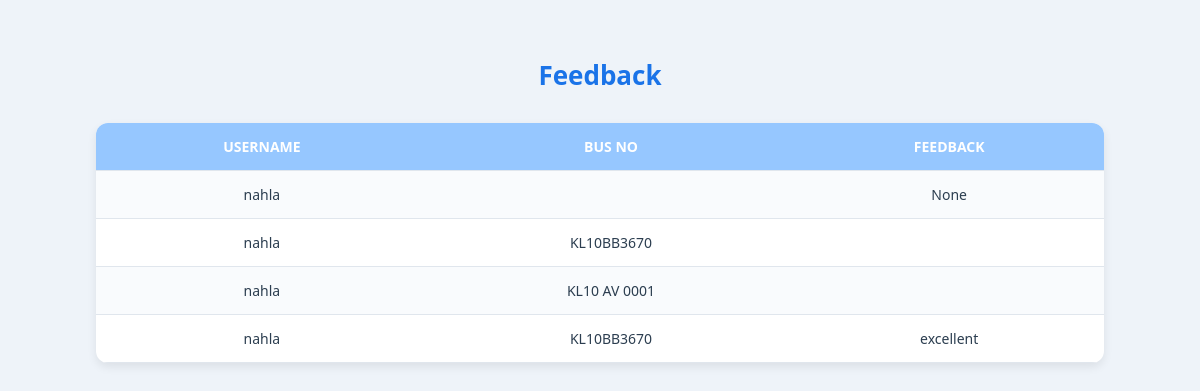
The app's page /FeedBack, older data.
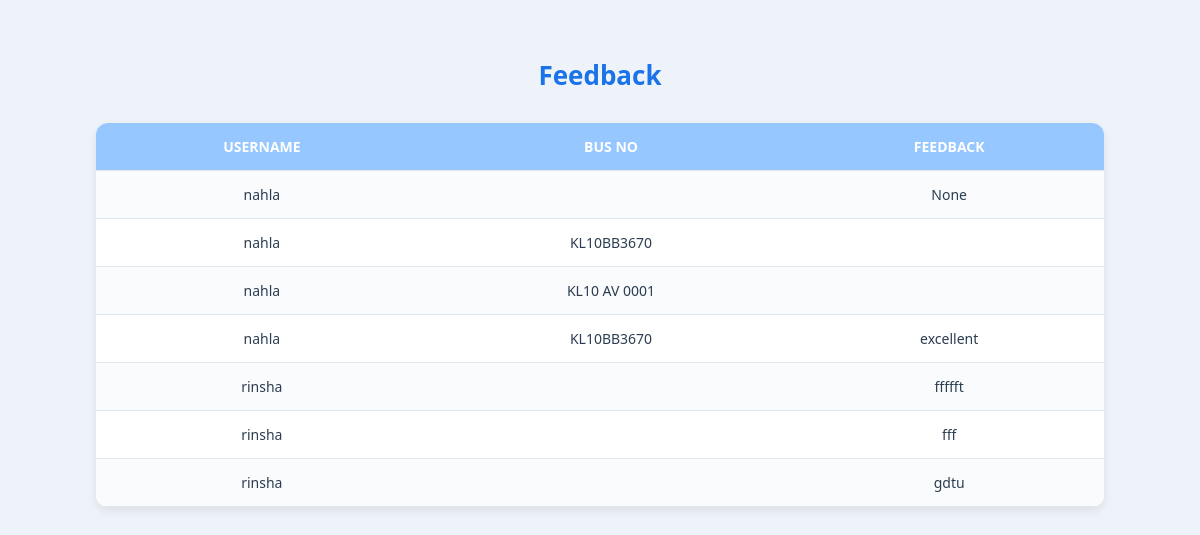
The same page, newer data.
### BuzbeeApp/models.py (models this page shows, shortened)
class FeedbackTable(models.Model):
    USER = models.ForeignKey(PassangerTable, on_delete=models.CASCADE,blank=True,null=True)
    BUS = models.ForeignKey(BusTable, on_delete=models.CASCADE,blank=True,null=True)
    Feedback = models.CharField(max_length=100,blank=True,null=True)
    Date = models.DateField(auto_now_add=True)

class PassangerTable(models.Model):
    GENDER_CHOICES = [
        ('M', 'Male'),
        ('F', 'Female'),
        ('O', 'Other'),
    ]
    Name = models.CharField(max_length=30, blank=True, null=True)
    Email = models.EmailField(max_length=100, blank=True, null=True)
    Age = models.IntegerField(blank=True, null=True)
    Contact_NO = models.BigIntegerField(blank=True, null=True)
    Gender = models.CharField(max_length=1, choices=GENDER_CHOICES, blank=True, null=True)
    Address = models.CharField(max_length=100, blank=True, null=True)
    LOGIN = models.ForeignKey(LoginTable, on_delete=models.CASCADE, null=True, blank=True)

class BusTable(models.Model):
     Busname = models.CharField(max_length=30,blank=True,null=True)
     Bus_NO = models.CharField(max_length=20,blank=True,null=True)
     Capacity = models.IntegerField(blank=True,null=True)
     RC_NO = models.CharField(max_length=15,blank=True,null=True)
     Photo = models.FileField(blank=True,null=True)
     OWNER = models.ForeignKey(OwnerTable, on_delete=models.CASCADE,blank=True,null=True)
     Status = models.CharField(max_length=20, null=True, blank=True)

### BuzbeeApp/views.py (the view)
# urls.py: path('FeedBack',FeedBack.as_view(),name="FeedBack"),
class FeedBack(View):
    def get(self,request):
        obj=FeedbackTable.objects.all()
        return render(request,"administration/feedback.html",{'val':obj})

### templates/administration/feedback.html (shortened to what this page needs)
<!DOCTYPE html>
<html lang="en">
<head>
</head>
<body>
  <h1>Feedback</h1>
  <table>
    <tr>
        <th>USERNAME</th>
        <th>BUS NO</th>
        <th>FEEDBACK</th>
    </tr>
      {% for i in val %}
      <tr>
      <td>{{i.USER.Name}}</td>
      <td>{{i.BUS.Bus_NO}}</td>
      <td>{{i.Feedback}}</td>
      </tr>
      {% endfor %}
  </table>
</body>
</html>

Row changes from the older to the newer data that the page shows:
added FeedbackTable: USER.Name "rinsha", Feedback "ffffft"
added FeedbackTable: USER.Name "rinsha", Feedback "fff"
added FeedbackTable: USER.Name "rinsha", Feedback "gdtu"
